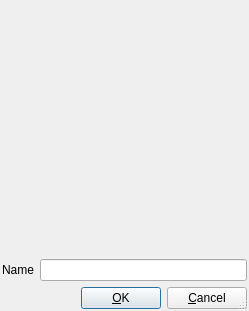
<?xml version="1.0" encoding="UTF-8"?>
<ui version="4.0">
 <class>DlgCreateDriver</class>
 <widget class="QDialog" name="DlgCreateDriver">
  <property name="geometry">
   <rect>
    <x>0</x>
    <y>0</y>
    <width>249</width>
    <height>311</height>
   </rect>
  </property>
  <property name="windowTitle">
   <string>Create New Driver</string>
  </property>
  <property name="sizeGripEnabled">
   <bool>true</bool>
  </property>
  <layout class="QGridLayout">
   <property name="margin">
    <number>2</number>
   </property>
   <item row="2" column="0">
    <layout class="QHBoxLayout">
     <item>
      <spacer name="Horizontal Spacing2">
       <property name="orientation">
        <enum>Qt::Horizontal</enum>
       </property>
       <property name="sizeType">
        <enum>QSizePolicy::Expanding</enum>
       </property>
       <property name="sizeHint" stdset="0">
        <size>
         <width>20</width>
         <height>20</height>
        </size>
       </property>
      </spacer>
     </item>
     <item>
      <widget class="QPushButton" name="m_buttonOk">
       <property name="text">
        <string>&amp;OK</string>
       </property>
       <property name="shortcut">
        <string/>
       </property>
       <property name="autoDefault">
        <bool>true</bool>
       </property>
       <property name="default">
        <bool>true</bool>
       </property>
      </widget>
     </item>
     <item>
      <widget class="QPushButton" name="m_buttonCancel">
       <property name="text">
        <string>&amp;Cancel</string>
       </property>
       <property name="shortcut">
        <string/>
       </property>
       <property name="autoDefault">
        <bool>true</bool>
       </property>
      </widget>
     </item>
    </layout>
   </item>
   <item row="0" column="0">
    <widget class="Q3ListBox" name="m_lstType">
     <property name="resizePolicy">
      <enum>Q3ScrollView::AutoOneFit</enum>
     </property>
     <item>
      <property name="text">
       <string>New Item</string>
      </property>
     </item>
    </widget>
   </item>
   <item row="1" column="0">
    <layout class="QHBoxLayout">
     <item>
      <widget class="QLabel" name="textLabel1">
       <property name="text">
        <string>Name</string>
       </property>
       <property name="wordWrap">
        <bool>false</bool>
       </property>
      </widget>
     </item>
     <item>
      <widget class="QLineEdit" name="m_edName"/>
     </item>
    </layout>
   </item>
  </layout>
 </widget>
 <layoutdefault spacing="6" margin="11"/>
 <pixmapfunction>qPixmapFromMimeSource</pixmapfunction>
 <customwidgets>
  <customwidget>
   <class>Q3Frame</class>
   <extends>QFrame</extends>
   <header>Qt3Support/Q3Frame</header>
   <container>1</container>
  </customwidget>
  <customwidget>
   <class>Q3ListBox</class>
   <extends>Q3Frame</extends>
   <header>q3listbox.h</header>
  </customwidget>
 </customwidgets>
 <tabstops>
  <tabstop>m_lstType</tabstop>
  <tabstop>m_edName</tabstop>
  <tabstop>m_buttonOk</tabstop>
  <tabstop>m_buttonCancel</tabstop>
 </tabstops>
 <resources/>
 <connections>
  <connection>
   <sender>m_buttonOk</sender>
   <signal>clicked()</signal>
   <receiver>DlgCreateDriver</receiver>
   <slot>accept()</slot>
   <hints>
    <hint type="sourcelabel">
     <x>20</x>
     <y>20</y>
    </hint>
    <hint type="destinationlabel">
     <x>20</x>
     <y>20</y>
    </hint>
   </hints>
  </connection>
  <connection>
   <sender>m_buttonCancel</sender>
   <signal>clicked()</signal>
   <receiver>DlgCreateDriver</receiver>
   <slot>reject()</slot>
   <hints>
    <hint type="sourcelabel">
     <x>20</x>
     <y>20</y>
    </hint>
    <hint type="destinationlabel">
     <x>20</x>
     <y>20</y>
    </hint>
   </hints>
  </connection>
 </connections>
</ui>
